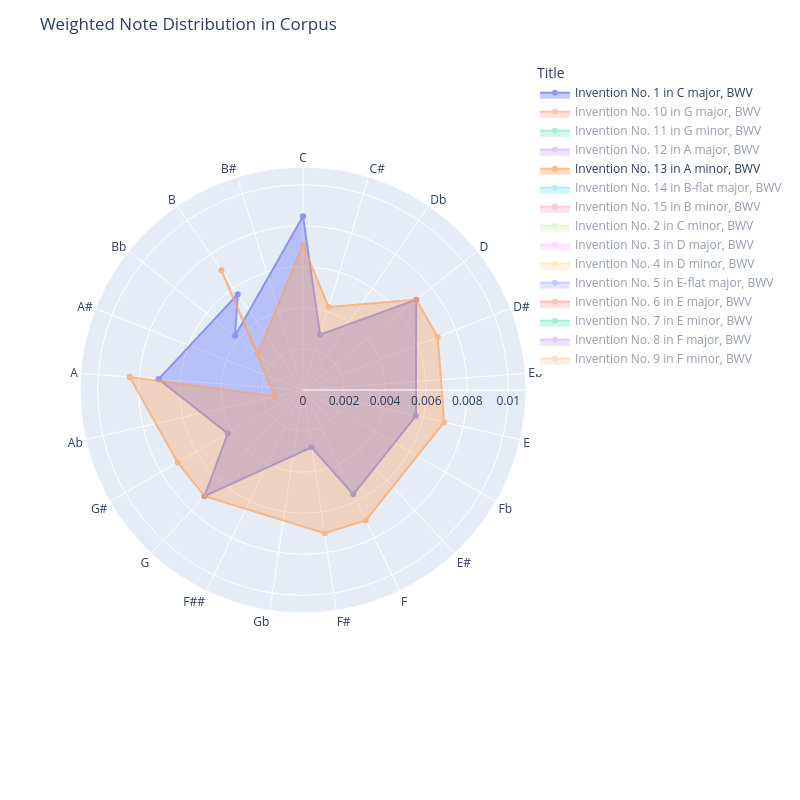

Notebook code cell kept with this figure:
### Code cell
titles = corpus_note_counts_grouped['Title'].unique()
fig = px.line_polar(
    corpus_note_counts_grouped,
    r='Scaled_Count',
    theta='Note',
    color='Title',
    line_close=True,
    range_r=[0, corpus_note_counts_grouped['Scaled_Count'].max() * 1.1],
    markers=True,
    height=800,
    width=800,
    category_orders={'Note': pitch_class_order}
)
fig.update_traces(fill='toself', 
                mode='markers+lines',
                opacity=.7)
fig.update_layout(
    showlegend=True,
    legend=dict(
        title='Title',
        orientation="v"
    ),
    title = 'Weighted Note Distribution in Corpus')
fig.show()

### Figure 1 — Plotly figure (JSON) as saved in the notebook; plotly's stock layout.template omitted (floating-point values rounded to 4 significant figures)
{"data": [{"fill": "toself", "hovertemplate": "Title=Invention No. 1 in C major, BWV<br>Scaled_Count=%{r}<br>Note=%{theta}<extra></extra>", "legendgroup": "Invention No. 1 in C major, BWV", "line": {"color": "#636efa", "dash": "solid"}, "marker": {"symbol": "circle"}, "mode": "markers+lines", "name": "Invention No. 1 in C major, BWV", "opacity": 0.7, "r": [0.007052, 0.005642, 0.004231, 0.008463, 0.002821, 0.007052, 0.005642, 0.005642, 0.002821, 0.007052, 0.004231, 0.007052], "showlegend": true, "subplot": "polar", "theta": ["A", "B", "Bb", "C", "C#", "D", "E", "F", "F#", "G", "G#", "A"], "type": "scatterpolar"}, {"fill": "toself", "hovertemplate": "Title=Invention No. 10 in G major, BWV<br>Scaled_Count=%{r}<br>Note=%{theta}<extra></extra>", "legendgroup": "Invention No. 10 in G major, BWV", "line": {"color": "#EF553B", "dash": "solid"}, "marker": {"symbol": "circle"}, "mode": "markers+lines", "name": "Invention No. 10 in G major, BWV", "opacity": 0.7, "r": [0.005642, 0.007052, 0.005642, 0.004231, 0.007052, 0.007052, 0.00141, 0.005642, 0.008463, 0.005642], "showlegend": true, "subplot": "polar", "theta": ["A", "B", "C", "C#", "D", "E", "F", "F#", "G", "A"], "type": "scatterpolar", "visible": "legendonly"}, {"fill": "toself", "hovertemplate": "Title=Invention No. 11 in G minor, BWV<br>Scaled_Count=%{r}<br>Note=%{theta}<extra></extra>", "legendgroup": "Invention No. 11 in G minor, BWV", "line": {"color": "#00cc96", "dash": "solid"}, "marker": {"symbol": "circle"}, "mode": "markers+lines", "name": "Invention No. 11 in G minor, BWV", "opacity": 0.7, "r": [0.005642, 0.005642, 0.004231, 0.005642, 0.007052, 0.005642, 0.007052, 0.004231, 0.007052, 0.005642, 0.004231, 0.005642, 0.005642], "showlegend": true, "subplot": "polar", "theta": ["A", "Ab", "B", "Bb", "C", "C#", "D", "E", "Eb", "F", "F#", "G", "A"], "type": "scatterpolar", "visible": "legendonly"}, {"fill": "toself", "hovertemplate": "Title=Invention No. 12 in A major, BWV<br>Scaled_Count=%{r}<br>Note=%{theta}<extra></extra>", "legendgroup": "Invention No. 12 in A major, BWV", "line": {"color": "#ab63fa", "dash": "solid"}, "marker": {"symbol": "circle"}, "mode": "markers+lines", "name": "Invention No. 12 in A major, BWV", "opacity": 0.7, "r": [0.008463, 0.002821, 0.007052, 0.004231, 0.007052, 0.005642, 0.007052, 0.008463, 0.005642, 0.008463, 0.002821, 0.008463, 0.008463], "showlegend": true, "subplot": "polar", "theta": ["A", "A#", "B", "B#", "C#", "D", "D#", "E", "E#", "F#", "G", "G#", "A"], "type": "scatterpolar", "visible": "legendonly"}, {"fill": "toself", "hovertemplate": "Title=Invention No. 13 in A minor, BWV<br>Scaled_Count=%{r}<br>Note=%{theta}<extra></extra>", "legendgroup": "Invention No. 13 in A minor, BWV", "line": {"color": "#FFA15A", "dash": "solid"}, "marker": {"symbol": "circle"}, "mode": "markers+lines", "name": "Invention No. 13 in A minor, BWV", "opacity": 0.7, "r": [0.008463, 0.00141, 0.007052, 0.002821, 0.007052, 0.004231, 0.007052, 0.007052, 0.007052, 0.007052, 0.007052, 0.007052, 0.007052, 0.008463], "showlegend": true, "subplot": "polar", "theta": ["A", "Ab", "B", "Bb", "C", "C#", "D", "D#", "E", "F", "F#", "G", "G#", "A"], "type": "scatterpolar", "visible": true}, {"fill": "toself", "hovertemplate": "Title=Invention No. 14 in B-flat major, BWV<br>Scaled_Count=%{r}<br>Note=%{theta}<extra></extra>", "legendgroup": "Invention No. 14 in B-flat major, BWV", "line": {"color": "#19d3f3", "dash": "solid"}, "marker": {"symbol": "circle"}, "mode": "markers+lines", "name": "Invention No. 14 in B-flat major, BWV", "opacity": 0.7, "r": [0.007052, 0.004231, 0.002821, 0.007052, 0.007052, 0.007052, 0.004231, 0.007052, 0.007052, 0.002821, 0.005642, 0.007052], "showlegend": true, "subplot": "polar", "theta": ["A", "Ab", "B", "Bb", "C", "D", "E", "Eb", "F", "F#", "G", "A"], "type": "scatterpolar", "visible": "legendonly"}, {"fill": "toself", "hovertemplate": "Title=Invention No. 15 in B minor, BWV<br>Scaled_Count=%{r}<br>Note=%{theta}<extra></extra>", "legendgroup": "Invention No. 15 in B minor, BWV", "line": {"color": "#FF6692", "dash": "solid"}, "marker": {"symbol": "circle"}, "mode": "markers+lines", "name": "Invention No. 15 in B minor, BWV", "opacity": 0.7, "r": [0.005642, 0.004231, 0.007052, 0.00141, 0.007052, 0.007052, 0.002821, 0.007052, 0.005642, 0.005642, 0.005642, 0.005642, 0.005642], "showlegend": true, "subplot": "polar", "theta": ["A", "A#", "B", "C", "C#", "D", "D#", "E", "E#", "F#", "G", "G#", "A"], "type": "scatterpolar", "visible": "legendonly"}, {"fill": "toself", "hovertemplate": "Title=Invention No. 2 in C minor, BWV<br>Scaled_Count=%{r}<br>Note=%{theta}<extra></extra>", "legendgroup": "Invention No. 2 in C minor, BWV", "line": {"color": "#B6E880", "dash": "solid"}, "marker": {"symbol": "circle"}, "mode": "markers+lines", "name": "Invention No. 2 in C minor, BWV", "opacity": 0.7, "r": [0.004231, 0.007052, 0.004231, 0.007052, 0.009873, 0.005642, 0.00141, 0.007052, 0.007052, 0.004231, 0.007052, 0.004231], "showlegend": true, "subplot": "polar", "theta": ["A", "Ab", "B", "Bb", "C", "D", "E", "Eb", "F", "F#", "G", "A"], "type": "scatterpolar", "visible": "legendonly"}, {"fill": "toself", "hovertemplate": "Title=Invention No. 3 in D major, BWV<br>Scaled_Count=%{r}<br>Note=%{theta}<extra></extra>", "legendgroup": "Invention No. 3 in D major, BWV", "line": {"color": "#FF97FF", "dash": "solid"}, "marker": {"symbol": "circle"}, "mode": "markers+lines", "name": "Invention No. 3 in D major, BWV", "opacity": 0.7, "r": [0.008463, 0.004231, 0.008463, 0.00141, 0.005642, 0.007052, 0.002821, 0.007052, 0.007052, 0.007052, 0.004231, 0.008463], "showlegend": true, "subplot": "polar", "theta": ["A", "A#", "B", "C", "C#", "D", "D#", "E", "F#", "G", "G#", "A"], "type": "scatterpolar", "visible": "legendonly"}, {"fill": "toself", "hovertemplate": "Title=Invention No. 4 in D minor, BWV<br>Scaled_Count=%{r}<br>Note=%{theta}<extra></extra>", "legendgroup": "Invention No. 4 in D minor, BWV", "line": {"color": "#FECB52", "dash": "solid"}, "marker": {"symbol": "circle"}, "mode": "markers+lines", "name": "Invention No. 4 in D minor, BWV", "opacity": 0.7, "r": [0.005642, 0.004231, 0.005642, 0.007052, 0.005642, 0.007052, 0.007052, 0.00141, 0.007052, 0.004231, 0.005642, 0.004231, 0.005642], "showlegend": true, "subplot": "polar", "theta": ["A", "B", "Bb", "C", "C#", "D", "E", "Eb", "F", "F#", "G", "G#", "A"], "type": "scatterpolar", "visible": "legendonly"}, {"fill": "toself", "hovertemplate": "Title=Invention No. 5 in E-flat major, BWV<br>Scaled_Count=%{r}<br>Note=%{theta}<extra></extra>", "legendgroup": "Invention No. 5 in E-flat major, BWV", "line": {"color": "#636efa", "dash": "solid"}, "marker": {"symbol": "circle"}, "mode": "markers+lines", "name": "Invention No. 5 in E-flat major, BWV", "opacity": 0.7, "r": [0.005642, 0.005642, 0.002821, 0.005642, 0.005642, 0.005642, 0.004231, 0.005642, 0.007052, 0.007052, 0.005642, 0.005642], "showlegend": true, "subplot": "polar", "theta": ["A", "Ab", "B", "Bb", "C", "D", "Db", "E", "Eb", "F", "G", "A"], "type": "scatterpolar", "visible": "legendonly"}, {"fill": "toself", "hovertemplate": "Title=Invention No. 6 in E major, BWV<br>Scaled_Count=%{r}<br>Note=%{theta}<extra></extra>", "legendgroup": "Invention No. 6 in E major, BWV", "line": {"color": "#EF553B", "dash": "solid"}, "marker": {"symbol": "circle"}, "mode": "markers+lines", "name": "Invention No. 6 in E major, BWV", "opacity": 0.7, "r": [0.005642, 0.007052, 0.008463, 0.002821, 0.007052, 0.00141, 0.002821, 0.007052, 0.007052, 0.002821, 0.005642, 0.004231, 0.007052, 0.005642], "showlegend": true, "subplot": "polar", "theta": ["A", "A#", "B", "B#", "C#", "C##", "D", "D#", "E", "E#", "F#", "F##", "G#", "A"], "type": "scatterpolar", "visible": "legendonly"}, {"fill": "toself", "hovertemplate": "Title=Invention No. 7 in E minor, BWV<br>Scaled_Count=%{r}<br>Note=%{theta}<extra></extra>", "legendgroup": "Invention No. 7 in E minor, BWV", "line": {"color": "#00cc96", "dash": "solid"}, "marker": {"symbol": "circle"}, "mode": "markers+lines", "name": "Invention No. 7 in E minor, BWV", "opacity": 0.7, "r": [0.005642, 0.004231, 0.007052, 0.007052, 0.005642, 0.007052, 0.005642, 0.007052, 0.007052, 0.007052, 0.00141, 0.005642], "showlegend": true, "subplot": "polar", "theta": ["A", "A#", "B", "C", "C#", "D", "D#", "E", "F#", "G", "G#", "A"], "type": "scatterpolar", "visible": "legendonly"}, {"fill": "toself", "hovertemplate": "Title=Invention No. 8 in F major, BWV<br>Scaled_Count=%{r}<br>Note=%{theta}<extra></extra>", "legendgroup": "Invention No. 8 in F major, BWV", "line": {"color": "#ab63fa", "dash": "solid"}, "marker": {"symbol": "circle"}, "mode": "markers+lines", "name": "Invention No. 8 in F major, BWV", "opacity": 0.7, "r": [0.008463, 0.005642, 0.008463, 0.009873, 0.002821, 0.007052, 0.005642, 0.005642, 0.008463, 0.00141, 0.008463, 0.008463], "showlegend": true, "subplot": "polar", "theta": ["A", "B", "Bb", "C", "C#", "D", "E", "Eb", "F", "F#", "G", "A"], "type": "scatterpolar", "visible": "legendonly"}, {"fill": "toself", "hovertemplate": "Title=Invention No. 9 in F minor, BWV<br>Scaled_Count=%{r}<br>Note=%{theta}<extra></extra>", "legendgroup": "Invention No. 9 in F minor, BWV", "line": {"color": "#FFA15A", "dash": "solid"}, "marker": {"symbol": "circle"}, "mode": "markers+lines", "name": "Invention No. 9 in F minor, BWV", "opacity": 0.7, "r": [0.005642, 0.007052, 0.004231, 0.007052, 0.008463, 0.007052, 0.004231, 0.007052, 0.005642, 0.007052, 0.002821, 0.007052, 0.002821, 0.005642], "showlegend": true, "subplot": "polar", "theta": ["A", "Ab", "B", "Bb", "C", "D", "Db", "E", "Eb", "F", "F#", "G", "Gb", "A"], "type": "scatterpolar", "visible": "legendonly"}], "layout": {"height": 800, "legend": {"orientation": "v", "title": {"text": "Title"}, "tracegroupgap": 0}, "margin": {"t": 60}, "polar": {"angularaxis": {"categoryarray": ["C", "C#", "Db", "D", "D#", "Eb", "E", "Fb", "E#", "F", "F#", "Gb", "F##", "G", "G#", "Ab", "A", "A#", "Bb", "B", "B#"], "categoryorder": "array", "direction": "clockwise", "rotation": 90, "type": "category"}, "domain": {"x": [0, 1], "y": [0, 1]}, "radialaxis": {"autorange": false, "range": [0, 0.01086], "type": "linear"}}, "showlegend": true, "title": {"text": "Weighted Note Distribution in Corpus"}, "width": 800}}
